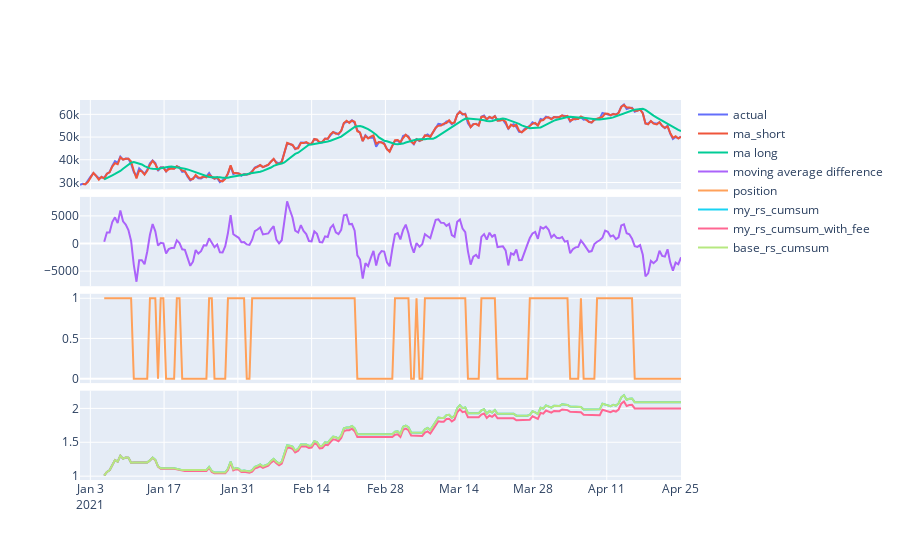

This figure's notebook cell:
### Code cell
fig = make_subplots(rows = 4, cols = 1, shared_xaxes=True,
                    vertical_spacing = 0.02)
thinner = 735

fig.add_scatter(x = x[::thinner], y = prices[::thinner], mode = 'lines',
    name = 'actual', row = 1, col = 1)

fig.add_scatter(x = x[::thinner], y = prices.rolling(w1).mean()[::thinner], mode = 'lines',
    name = 'ma_short', row = 1, col = 1)

fig.add_scatter(x = x[::thinner], y = prices.rolling(w2).mean()[::thinner], mode = 'lines',
    name = 'ma long',row = 1, col = 1)

fig.add_scatter(x = x[::thinner], y = ma_x[::thinner], mode = 'lines',
    name = 'moving average difference', row = 2, col = 1)

fig.add_scatter(x = x[::thinner], y = pos[::thinner], mode = 'lines',
    name = 'position', row = 3, col = 1)

fig.add_scatter(x = x[::thinner], y = my_rs_cumsum[::thinner], mode = 'lines',
    name = 'my_rs_cumsum', row = 4, col = 1)

fig.add_scatter(x = x[::thinner], y = my_rs_w_cost_cumsum[::thinner], mode = 'lines',
    name = 'my_rs_cumsum_with_fee', row = 4, col = 1)

fig.add_scatter(x = x[::thinner], y = base_rs_cumsum[::thinner], mode = 'lines',
    name = 'base_rs_cumsum', row = 4, col = 1)

### Figure 1 — Plotly figure (JSON) as saved in the notebook; plotly's stock layout.template omitted (floating-point values rounded to 4 significant figures; data arrays with more than 128 entries replaced by an {"elided": "..."} marker saying what was removed)
{"data": [{"mode": "lines", "name": "actual", "type": "scatter", "x": {"elided": "224 str values"}, "xaxis": "x", "y": {"elided": "224 float values"}, "yaxis": "y"}, {"mode": "lines", "name": "ma_short", "type": "scatter", "x": {"elided": "224 str values"}, "xaxis": "x", "y": {"elided": "224 float values"}, "yaxis": "y"}, {"mode": "lines", "name": "ma long", "type": "scatter", "x": {"elided": "224 str values"}, "xaxis": "x", "y": {"elided": "224 float values"}, "yaxis": "y"}, {"mode": "lines", "name": "moving average difference", "type": "scatter", "x": {"elided": "224 str values"}, "xaxis": "x2", "y": {"elided": "224 float values"}, "yaxis": "y2"}, {"mode": "lines", "name": "position", "type": "scatter", "x": {"elided": "224 str values"}, "xaxis": "x3", "y": {"elided": "224 int values"}, "yaxis": "y3"}, {"mode": "lines", "name": "my_rs_cumsum", "type": "scatter", "x": {"elided": "224 str values"}, "xaxis": "x4", "y": {"elided": "224 float values"}, "yaxis": "y4"}, {"mode": "lines", "name": "my_rs_cumsum_with_fee", "type": "scatter", "x": {"elided": "224 str values"}, "xaxis": "x4", "y": {"elided": "224 float values"}, "yaxis": "y4"}, {"mode": "lines", "name": "base_rs_cumsum", "type": "scatter", "x": {"elided": "224 str values"}, "xaxis": "x4", "y": {"elided": "224 float values"}, "yaxis": "y4"}], "layout": {"xaxis": {"anchor": "y", "domain": [0, 1], "matches": "x4", "showticklabels": false}, "xaxis2": {"anchor": "y2", "domain": [0, 1], "matches": "x4", "showticklabels": false}, "xaxis3": {"anchor": "y3", "domain": [0, 1], "matches": "x4", "showticklabels": false}, "xaxis4": {"anchor": "y4", "domain": [0, 1]}, "yaxis": {"anchor": "x", "domain": [0.765, 1.0]}, "yaxis2": {"anchor": "x2", "domain": [0.51, 0.745]}, "yaxis3": {"anchor": "x3", "domain": [0.255, 0.49]}, "yaxis4": {"anchor": "x4", "domain": [0, 0.235]}}}
